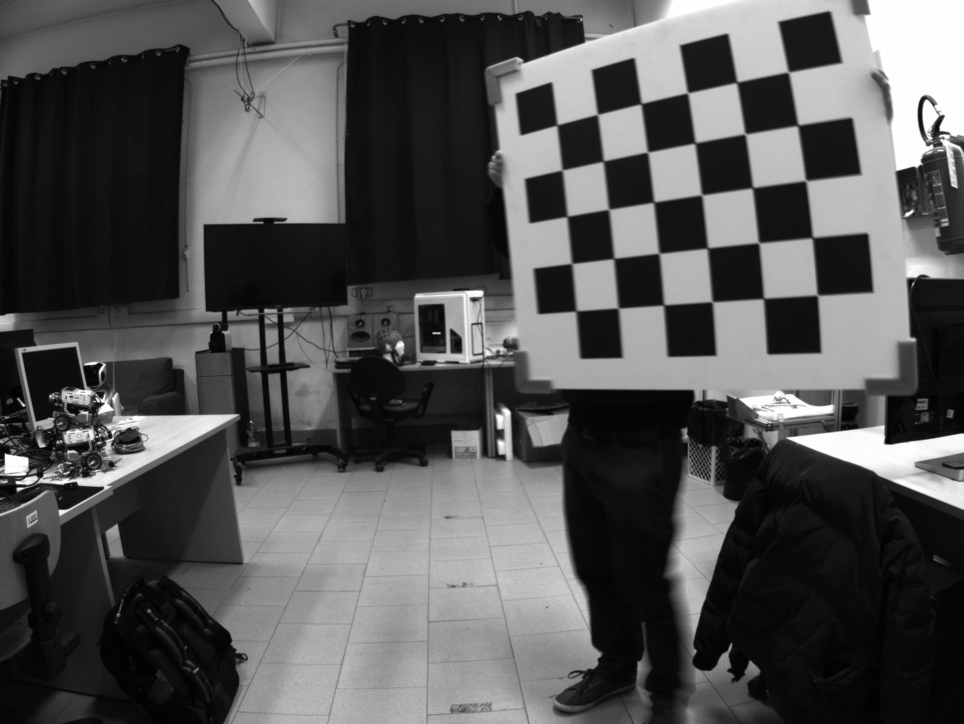
//> input picture Projects/Camera calibration/photos/IAS_LAB/0010_color.png, 1928 x 1448 px, given in place of 001_color.png, which was not available (shown at 1/2 size)
$ ./HM2_CV   (built with g++ and OpenCV 4)
//> lines starting //> are read from the running program, lines starting //| are printed output that depends on the picture; after the words box and inside, x2 and y2 are one past the last pixel; in counts of white or black regions, pixels touching at a corner belong together; pictures that were not available may be replaced by others from this repository, and a replacement may not be noted
#include <opencv2/highgui/highgui.hpp>
#include <opencv2/calib3d.hpp>
#include <opencv2/core/types_c.h>
#include <opencv2/imgproc.hpp>
#include <iostream>
#include <string>
// #include <opencv2/core/core.hpp>
#define NUM_OF_PICS 5 // number of pics in the folder

using namespace cv;
using namespace std;

int main(int argc, char* argv[])
{
	vector<Mat> images(NUM_OF_PICS);
	vector<Mat> gray_images(NUM_OF_PICS);
	string test;

	/* This lines of code are needed for testing with another set of images
	Size patternsize(12, 8); //interior number of corners
	Size winSize(12 * 2 + 1, 8 * 2 + 1);
	*/

	// Initialization of the checkerboards details
	Size patternsize(6, 5);
	Size winSize(6 * 2 + 1, 5 * 2 + 1);
	vector<vector<Point2f>> corners(NUM_OF_PICS);
	vector<vector<Point3f>> objectPoints(NUM_OF_PICS);

	for (int i = 0; i < images.size(); i++)
	{
		// load the photos
		images[i] = imread(".\\photos\\IAS_LAB\\00" + to_string(i + 1) + "_color.png");
//> images[0] is the input picture: 1448 rows x 1928 cols, CV_8UC3; min 0, max 255, mean 83.6

		cvtColor(images[i], gray_images[i], COLOR_BGR2GRAY);
		bool patternfound = findChessboardCorners(images[i], patternsize, corners[i], CALIB_CB_ADAPTIVE_THRESH + CALIB_CB_NORMALIZE_IMAGE + CALIB_CB_FAST_CHECK);
//> corners = 5 point lists; patternfound = true

		// only if the pattern has been found i can use the following functions
		if (patternfound)
		{
			// conernerSubPix requires b&w images
			cornerSubPix(gray_images[i], corners[i], winSize, Size(-1, -1),	TermCriteria(CV_TERMCRIT_EPS + CV_TERMCRIT_ITER, 30, 0.1));
			drawChessboardCorners(images[i], patternsize, Mat(corners[i]), patternfound);
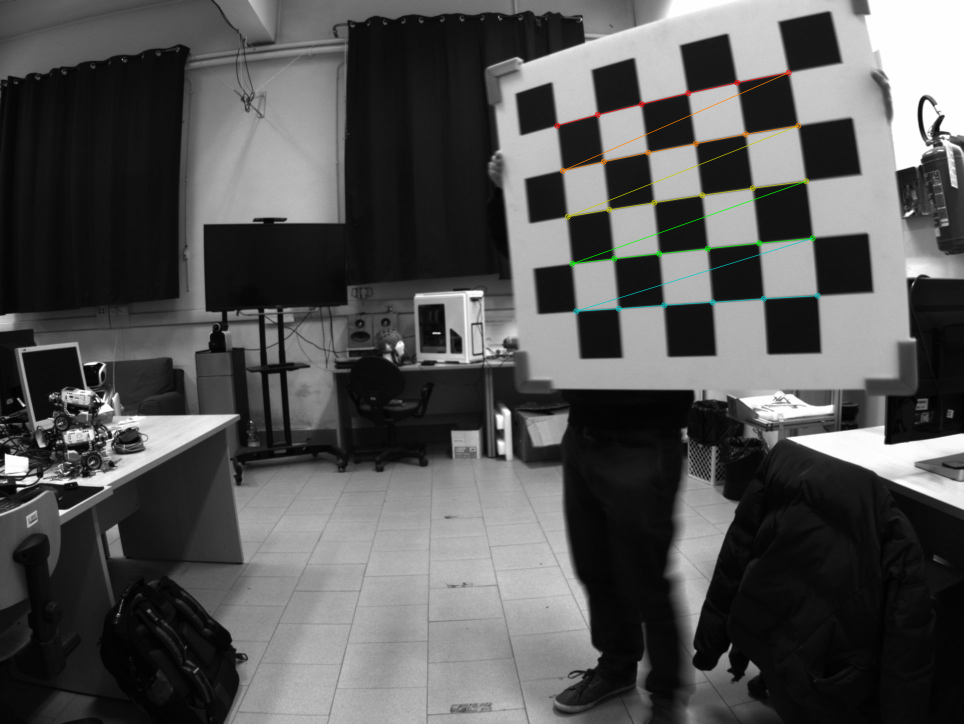
//> images[0]: 1448 rows x 1928 cols, CV_8UC3 (shown at 1/2 size); 0.54% of pixels changed, all inside (x1, y1, x2, y2) = (1108, 139, 1642, 629)

			/* Draw checkerboard - DEBUG
			//namedWindow("Image " + to_string(i+1), WINDOW_NORMAL);
			//imshow("Image " + to_string(i+1), images[i]);
			//waitKey(0);
			*/

			// simple check
			cout << "Found checkerboard in img" << i + 1 << " \n";
		}
		for (int k = 0; k < patternsize.height; k++)
			for (int j = 0; j < patternsize.width; j++)
			{
				objectPoints[i].push_back({ (float)j, (float)k, 0.0f });
			}
	}
//> pass 2 of the loop `for (int i = 0; i < images.size(); i++)`:
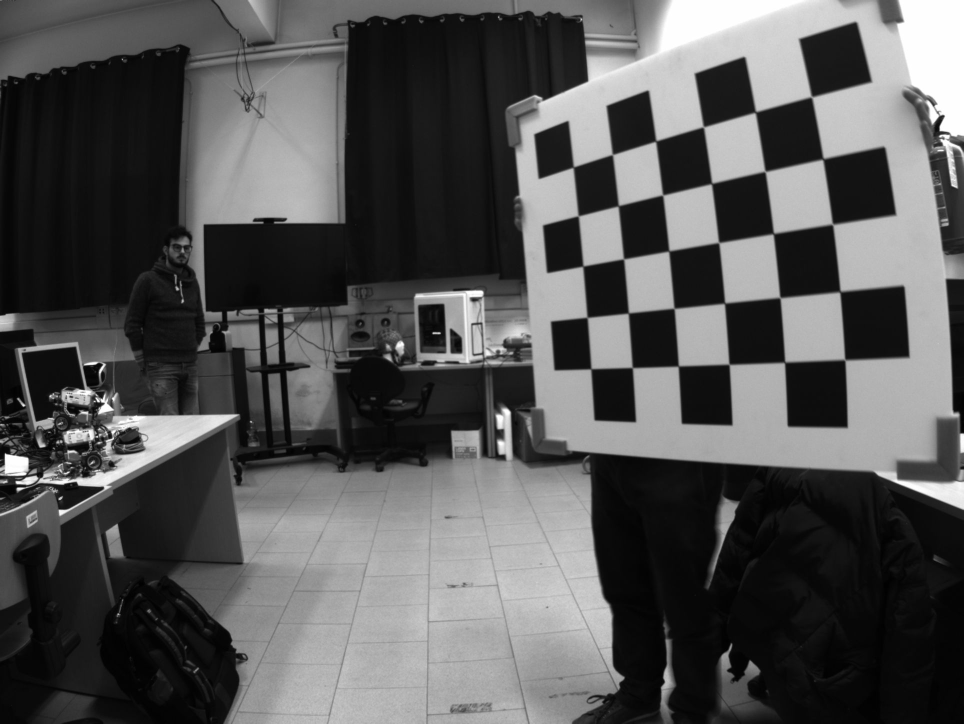
//> input picture Projects/Camera calibration/photos/IAS_LAB/0011_color.png, 1928 x 1448 px, given in place of 002_color.png, which was not available (shown at 1/2 size)
//> images[1] is the input picture: 1448 rows x 1928 cols, CV_8UC3; min 0, max 255, mean 85.1
//> `drawChessboardCorners(images[i], patternsize, Mat(corners[i]), pattern..`:
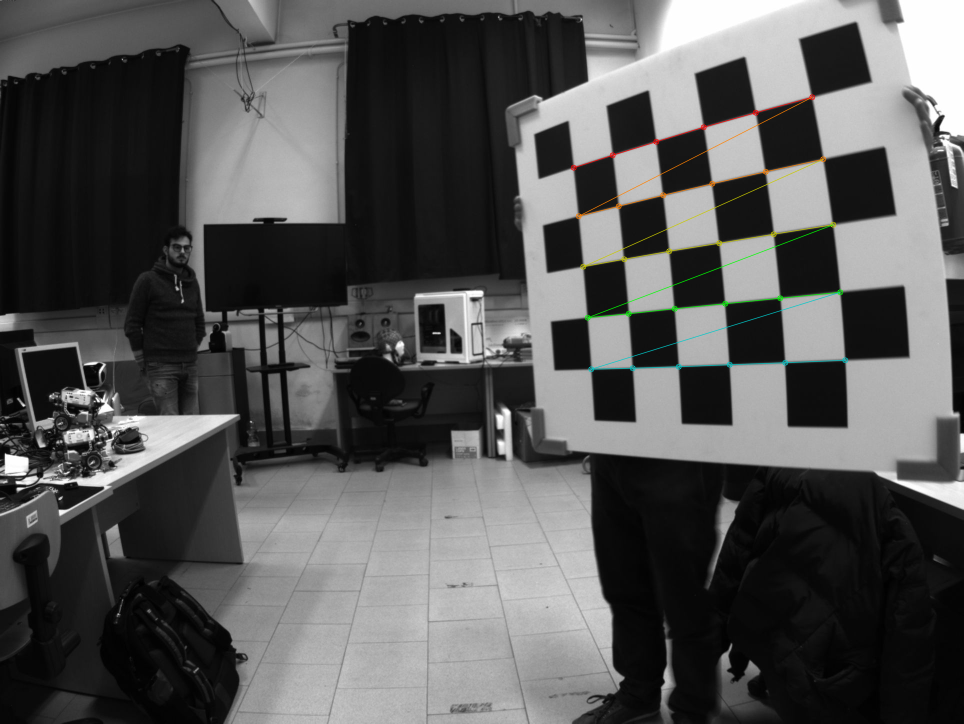
//> images[1]: 1448 rows x 1928 cols, CV_8UC3 (shown at 1/2 size); 0.56% of pixels changed, all inside (x1, y1, x2, y2) = (1141, 188, 1697, 745)


	Mat cameraMatrix = Mat(3, 3, CV_32FC1);
	Mat distCoeffs;
	vector<Mat> rvecs;
	vector<Mat> tvecs;
	vector<double> stdDeviationsIntrinsics;
	vector<double> stdDeviationsExtrinsics;
	vector<double>  perViewErrors;
	TermCriteria criteria;
	int flags = 0;

	// Compute the mean error
	double error = calibrateCamera(objectPoints, corners, images[0].size(), cameraMatrix, distCoeffs, rvecs, tvecs,
		stdDeviationsIntrinsics, stdDeviationsExtrinsics, perViewErrors, flags, criteria);

	// Find min and man error
	int maxElementIndex = max_element(perViewErrors.begin(), perViewErrors.end()) - perViewErrors.begin();
	int minElementIndex = min_element(perViewErrors.begin(), perViewErrors.end()) - perViewErrors.begin();

	cout << "The mean error is " << error << "\n";
	cout << "The max error is given by img" << maxElementIndex + 1 << " and its value is: " << perViewErrors[maxElementIndex] <<"\n";
	cout << "The min error is given by img" << minElementIndex + 1 << " and its value is: " << perViewErrors[minElementIndex] << "\n";

	Mat R = Mat::eye(3, 3, CV_32FC1);

	// Optionsal: try to get the undistorted image
	Mat newCameraMatrix = getOptimalNewCameraMatrix(cameraMatrix, distCoeffs, images[0].size(),	0.35, images[0].size(), 0, true);
	Mat map1;
	Mat map2;
	initUndistortRectifyMap(cameraMatrix, distCoeffs, Mat(), newCameraMatrix, images[0].size(), CV_32FC1, map1, map2);

	Mat src = imread(".\\photos\\IAS_LAB\\test.png");
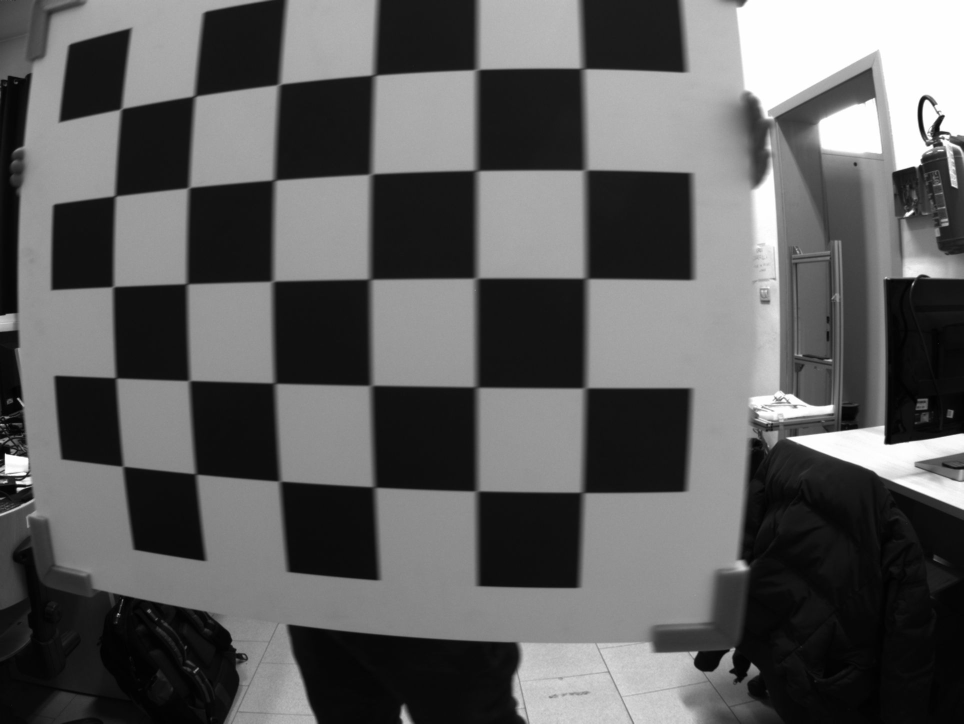
//> input picture Projects/Camera calibration/photos/IAS_LAB/test.png, 1928 x 1448 px (shown at 1/2 size)
//> src is the input picture: 1448 rows x 1928 cols, CV_8UC3; min 0, max 255, mean 93.6
	Mat dst;
	remap(src, dst, map1, map2, INTER_LINEAR, BORDER_CONSTANT, Scalar());

	// Final print of the results
	namedWindow("Original", WINDOW_NORMAL);
	imshow("Original", src);
	waitKey(0);
	namedWindow("Undistorted", WINDOW_NORMAL);
	imshow("Undistorted", dst);
	waitKey(0);
}
